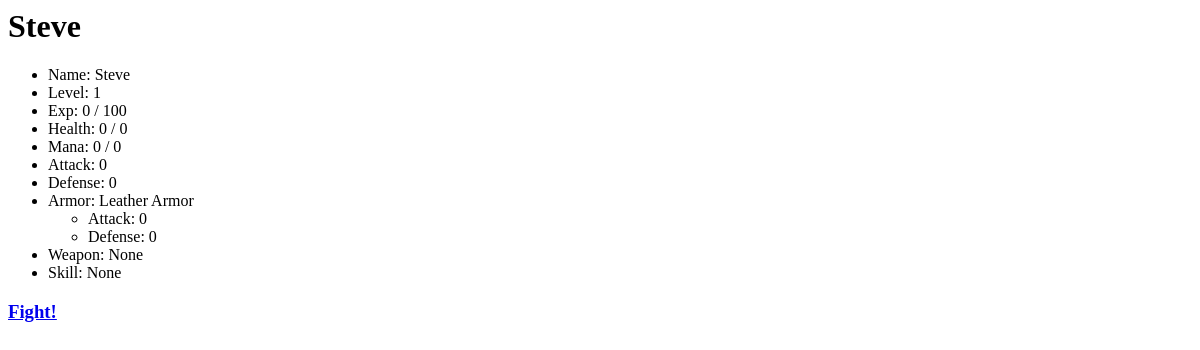
Before: /characters/1/ with the older database file.
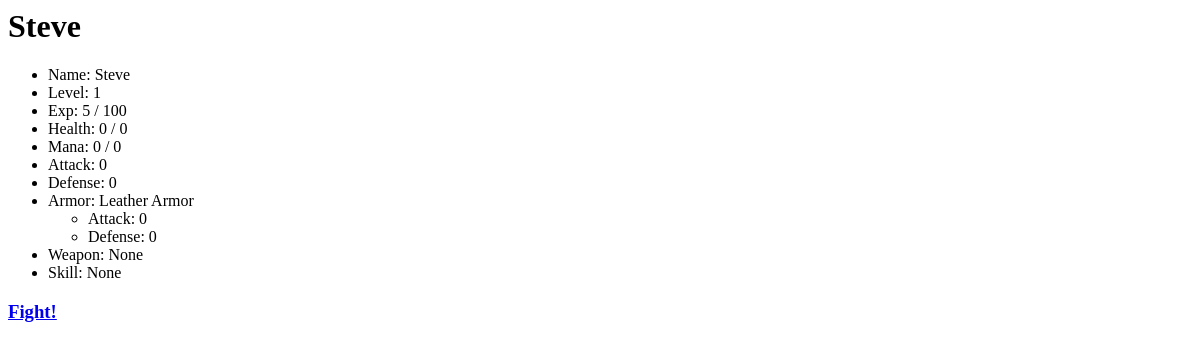
After: the same page with the newer database file.
### characters/models.py (models this page shows, shortened)
class Character(models.Model):
    name = models.CharField(max_length=20)
    level = models.IntegerField(default=1)
    nextLevelExp = models.IntegerField(default=100)
    currentExp = models.IntegerField(default=0)
    maxHealth = models.IntegerField(default=0)
    currentHealth = models.IntegerField(default=0)
    maxMana = models.IntegerField(default=0)
    currentMana = models.IntegerField(default=0)
    attack = models.IntegerField(default=0)
    defense = models.IntegerField(default=0)
    '''
    name = models.CharField(max_length=20)
    level = models.IntegerField(default=1)
    nextLevelExp = models.IntegerField(default=100)
    currentExp = models.IntegerField(default=0)
    maxHealth = models.IntegerField(default= (10 * Character.level))
    currentHealth = models.IntegerField(default=maxHealth)
    maxMana = models.IntegerField(default= (5 * level))
    currentMana = models.IntegerField(default=maxMana)
    attack = models.IntegerField(default= (3 * level))
    defense = models.IntegerField(default=level)
    '''
    def __str__(self):
        return self.name

class Armor(models.Model):
    belongs_to = models.ForeignKey(to=Character, on_delete=models.CASCADE)
    name = models.CharField(max_length=20)
    attack = models.IntegerField(default=0)
    defense = models.IntegerField(default=0)

### characters/views.py (the view)
# urls.py: path('<int:character_id>/', views.details, name='details'),
def details (request, character_id):
    character = get_object_or_404(Character, pk=character_id)
    try:
        armor = Armor.objects.get(belongs_to=character_id)
    except Armor.DoesNotExist:
        armor = None
    try:
        weapon = Weapon.objects.get(belongs_to=character_id)
    except Weapon.DoesNotExist:
        weapon = None
    try:
        skill = Skill.objects.get(belongs_to=character_id)
    except Skill.DoesNotExist:
        skill = None
    context = {'character': character,
                'armor': armor,
                'weapon': weapon,
                'skill': skill
                }
    return render(request, 'characters/detail.html', context)

### characters/templates/characters/detail.html
<h1>{{ character }}</h1>
<ul>
    <li>Name: {{ character.name }}</li>
    <li>Level: {{ character.level }}</li>
    <li>Exp: {{ character.currentExp }} / {{ character.nextLevelExp }}</li>
    <li>Health: {{ character.currentHealth }} / {{ character.maxHealth }}</li>
    <li>Mana: {{ character.currentMana }} / {{ character.maxMana }}</li>
    <li>Attack: {{ character.attack }}</li>
    <li>Defense: {{ character.defense }}</li>
    <li>Armor: {% if armor %}
                    {{ armor.name }}
                    <ul>
                        <li>Attack: {{armor.attack}}</li>
                        <li>Defense: {{armor.defense}}</li>
                    </ul>
                {% else %}
                    None
                {% endif %}</li>
    <li>Weapon: {% if weapon %}
                    {{ weapon.name }}
                    <ul>
                        <li>Attack: {{weapon.attack}}</li>
                        <li>Defense: {{weapon.defense}}</li>
                    </ul>
                {% else %}
                    None
                {% endif %}</li>
    <li>Skill: {% if skill %}
                    {{ skill.name }}
                    <ul>
                        <li>Attack: {{skill.attack}}</li>
                        <li>Defense: {{skill.defense}}</li>
                    </ul>
                {% else %}
                    None
                {% endif %}</li>
</ul>
<h3><a href="{% url 'characters:fight' character.id%}">Fight!</a></h3>

Changed rows visible on the page:
changed Character "Steve": currentExp "0" → "5"
